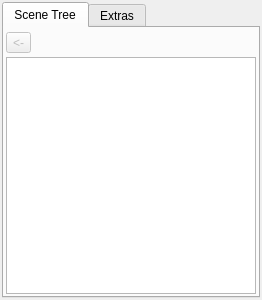
<ui version="4.0" >
 <class>SceneTreeWidget</class>
 <widget class="QWidget" name="SceneTreeWidget" >
  <property name="geometry" >
   <rect>
    <x>0</x>
    <y>0</y>
    <width>262</width>
    <height>300</height>
   </rect>
  </property>
  <property name="windowTitle" >
   <string>Form</string>
  </property>
  <layout class="QVBoxLayout" >
   <property name="spacing" >
    <number>3</number>
   </property>
   <property name="leftMargin" >
    <number>2</number>
   </property>
   <property name="topMargin" >
    <number>2</number>
   </property>
   <property name="rightMargin" >
    <number>2</number>
   </property>
   <property name="bottomMargin" >
    <number>2</number>
   </property>
   <item>
    <widget class="QTabWidget" name="m_tabWidget" >
     <property name="currentIndex" >
      <number>0</number>
     </property>
     <widget class="QWidget" name="m_sceneWidget" >
      <attribute name="title" >
       <string>Scene Tree</string>
      </attribute>
      <attribute name="toolTip" >
       <string>Scene Graph Manipulation</string>
      </attribute>
      <layout class="QGridLayout" >
       <property name="leftMargin" >
        <number>2</number>
       </property>
       <property name="topMargin" >
        <number>4</number>
       </property>
       <property name="rightMargin" >
        <number>2</number>
       </property>
       <property name="bottomMargin" >
        <number>2</number>
       </property>
       <property name="verticalSpacing" >
        <number>4</number>
       </property>
       <item row="0" column="0" >
        <widget class="QToolButton" name="m_previousLayerButton" >
         <property name="enabled" >
          <bool>false</bool>
         </property>
         <property name="toolTip" >
          <string>Go back to the parent scene graph file</string>
         </property>
         <property name="statusTip" >
          <string>Closes the currently opened scene graph and returns to the previous one</string>
         </property>
         <property name="text" >
          <string>&lt;-</string>
         </property>
         <property name="icon" >
          <iconset resource="resources.qrc" >:/Icons/Resources/RootIcon.png</iconset>
         </property>
         <property name="shortcut" >
          <string>Backspace</string>
         </property>
        </widget>
       </item>
       <item row="0" column="1" >
        <widget class="QLabel" name="m_sceneGraphLabel" >
         <property name="text" >
          <string/>
         </property>
        </widget>
       </item>
       <item row="1" column="0" colspan="2" >
        <widget class="SceneTreeView" name="m_sceneTreeView" >
         <property name="dragEnabled" >
          <bool>true</bool>
         </property>
         <property name="dragDropOverwriteMode" >
          <bool>false</bool>
         </property>
         <property name="dragDropMode" >
          <enum>QAbstractItemView::DragDrop</enum>
         </property>
        </widget>
       </item>
      </layout>
     </widget>
     <widget class="QWidget" name="m_extraWidget" >
      <attribute name="title" >
       <string>Extras</string>
      </attribute>
      <attribute name="toolTip" >
       <string>Manipulation of plugin specific extra nodes within the scene</string>
      </attribute>
      <layout class="QVBoxLayout" >
       <item>
        <widget class="ExtraTreeView" name="m_extraTreeView" />
       </item>
      </layout>
     </widget>
    </widget>
   </item>
  </layout>
 </widget>
 <customwidgets>
  <customwidget>
   <class>SceneTreeView</class>
   <extends>QTreeView</extends>
   <header>SceneTreeView.h</header>
  </customwidget>
  <customwidget>
   <class>ExtraTreeView</class>
   <extends>QTreeView</extends>
   <header>ExtraTreeView.h</header>
  </customwidget>
 </customwidgets>
 <resources>
  <include location="resources.qrc" />
 </resources>
 <connections/>
</ui>
